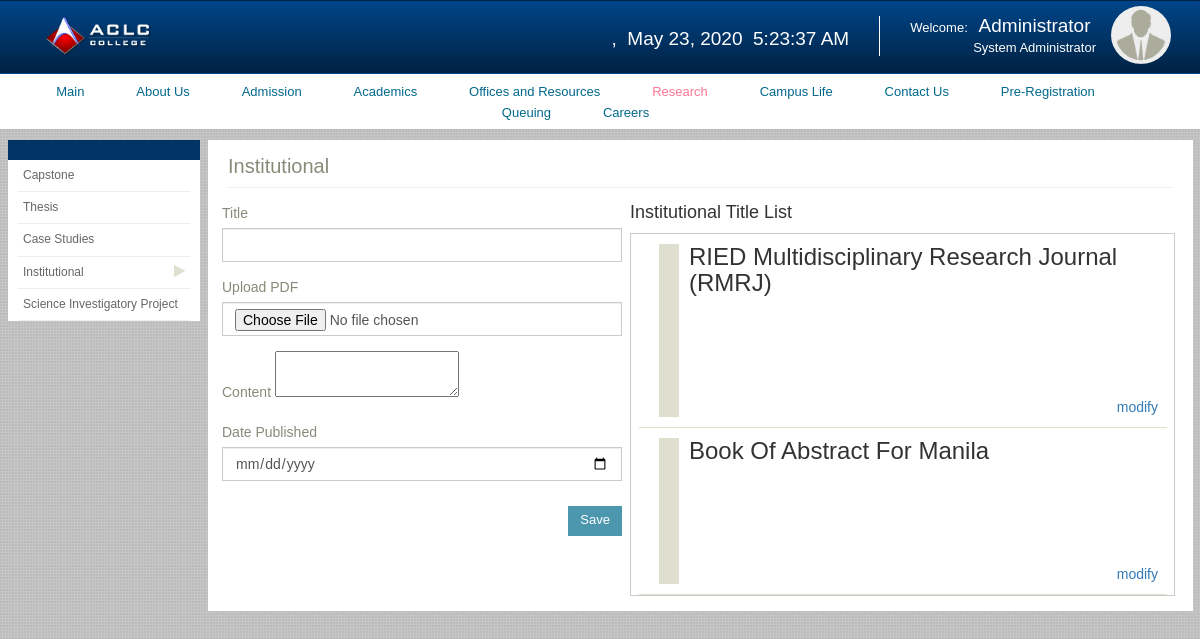
The app's page /index.php/admin/research/institutional with its own data.
### tables this page shows
CREATE TABLE `institutional` (
  `ins_id` int(11) NOT NULL,
  `title` varchar(225) DEFAULT NULL,
  `summary` text,
  `date_published` varchar(40) DEFAULT NULL,
  `date_posted` date DEFAULT NULL,
  `ac_id` int(11) DEFAULT NULL,
  `img_path` varchar(255) DEFAULT NULL
);

### application/controllers/admin/research/institutional.php (called while the page is built, shortened)
<?php
class Institutional extends MY_Controller {
	public function index()
	{
		$data['info'] = $this->load_list();
		$this->load->view("admin/research/header");
		$this->load->view("admin/research/institutional/body",$data);
	}
	public function load_list(){
		$this->load->model('institutionals');
		$ins = new Institutionals;
		$getSD = $ins->get();
		return $getSD;
	}
}

### index.php (called while the page is built, shortened)
<?php
require_once BASEPATH.'core/CodeIgniter.php';

### application/core/MY_Model.php (called while the page is built, shortened)
<?php
	class MY_Model extends CI_Model{
		public function instatiate($qry_result){
			$toret = array();
			foreach ($qry_result as $row) {
				$model = new $class;
				$model->populate($row);
				$toret[$row->{$this::DB_TABLE_PK}] = $model;
			}
			return $toret;
		}
		public function get($limit = 0, $offset = 0){
			$this->db->select('*');
			$this->db->from($this::DB_TABLE);
			$qry = $this->db->get();
			$toret = $this->instatiate($qry->result());
			return $toret;
		}
	}

### application/views/admin/research/institutional/body.php (the view, shortened to what this page needs)
<div class="container-fluid">
    <div class="row">
      	<div class="col-md-4 pr-0">
        	<div class="admission-leftpane bg-white">
          		<div class="head-blue ptb-10 bg-blue"></div>
      			<ul>
        			<li ><a href="<?= base_url()?>index.php/admin/research/capstone">Capstone</a><i class="fa fa-play"></i></li>
		            <li ><a href="<?= base_url()?>index.php/admin/research/thesis">Thesis</a></li>
		            <li><a href="<?= base_url()?>index.php/admin/research/case_studies">Case Studies</a><i class="fa fa-play"></i></li>
		            <li class="active"><a href="<?= base_url()?>index.php/admin/research/institutional">Institutional</a><i class="fa fa-play"></i></li>
		            <li><a href="<?= base_url()?>index.php/admin/research/science_investigatory">Science Investigatory Project</a><i class="fa fa-play"></i></li>
      			</ul>
        	</div>
    	</div>
    	<div class="col-md-20">
			<div class="mid-content ptb-15 bg-white oh">
				<h3 class="normal c-gray f-20 mb-15 bb pb-10">Institutional</h3>
				<div class="row">
					<div class="col-md-10">
						<?php echo form_open_multipart('admin/research/institutional/save_text',array('id'=>'form-text-ins' , 'class' => 'form-horizontal', 'data-toggle' => "validator", 'method' => "post")) ?>
							<div class="form-group">
								<label for="title" style="font-weight: normal;" class="c-gray">Title</label>
								<input type="text" name="title" id="title" class="form-control" style="border-radius:0;" required>
							</div>
							<div class="form-group">
								<label for="title" style="font-weight: normal;" class="c-gray">Upload PDF</label>
								<input type="file" name="file" id="pdf" class="form-control" style="border-radius:0;" accept="application/pdf,application/vnd.ms-excel">
							</div>
							<div class="form-group">
								<label for="content" style="font-weight: normal;" class="c-gray">Content</label>
								<textarea name="content" id="cont"></textarea>
							</div>
							<div class="form-group">
								<label for="title" style="font-weight: normal;" class="c-gray">Date Published</label>
								<input type="date" name="date_published" id="date_published" class="form-control" style="border-radius:0;" required>
							</div>
							<div class="form-group">
								<button type="submit" class="btn btn-primary pull-right" style="padding-top:5px;margin-bottom: 5px;margin-top:10px;" id="btn-save">Save</button>
							</div>
						</form>
					</div>
					<div class="col-md-14">
						<div class="col-md-24">
							<div class="row">
								<h4>Institutional Title List</h4>
							</div>
							<div class="row" style="border:1px solid #CCC;">
								<div class="table-responsive" style="scroll:none;">
									<table id="otd-table" style="table-layout:fixed;width:100%;">
										<tbody>
											<?php if(!empty($info)):?>
												<?php foreach($info as $key => $value):?>
													<tr>
														<td>
															<div class="col-md-24">
																<div style="border-bottom:1px solid #dfdfd0;padding-bottom:10px;margin-top:10px;">
																	<div class="row" style="border-left:20px solid #dfdfd0;margin-left:20px;">
																		<div class="col-md-24" style="padding-left:10px;word-wrap:break-word;">
																			<h3><?= ucwords($value->title)?></h3>
																			<div style="height:90px;" class="ellip">
																			</div>
																			<a href="#" class="pull-right edit" style="margin-right:10px;" attr="<?= $value->ins_id ?>">modify</a>
																		</div>
																	</div>
																</div>
															</div>
														</td>
													</tr>
												<?php endforeach;?>
											<?php endif;?>
										</tbody>
									</table>
								</div>
							</div>
						</div>
					</div>
				</div>
			</div>
		</div>

### records on screen
institutional: title "RIED Multidisciplinary Research Journal (RMRJ)"
institutional: title "Book Of Abstract For Manila"
